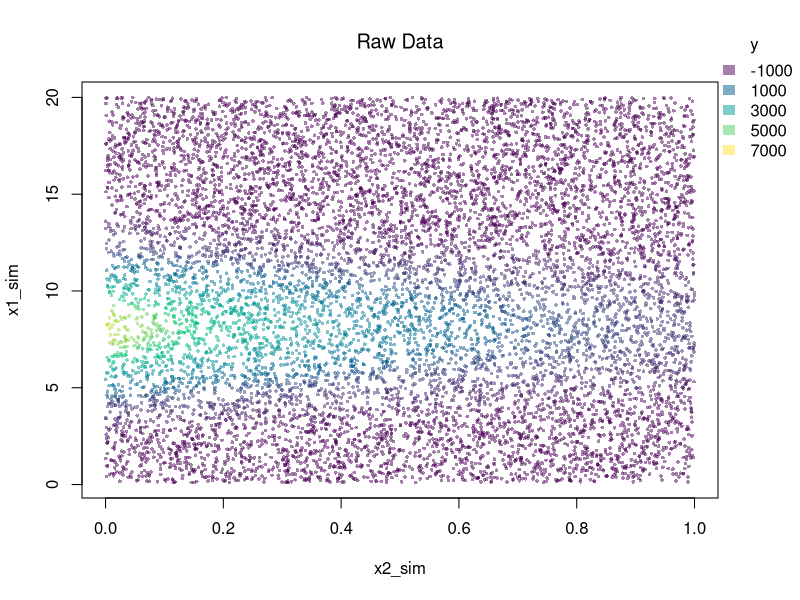
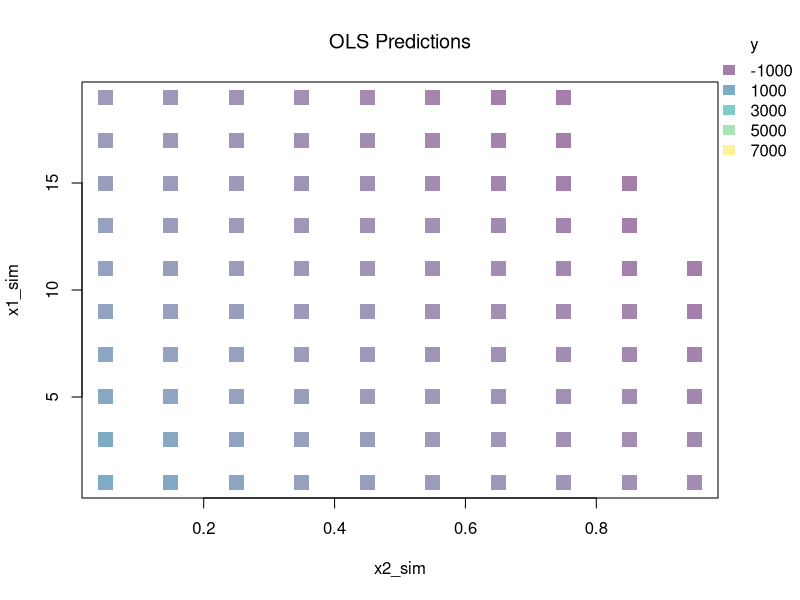
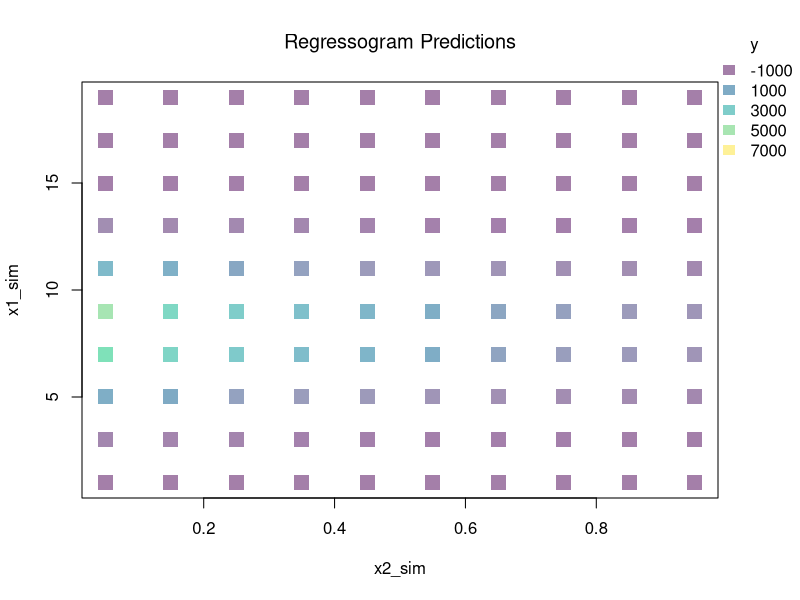
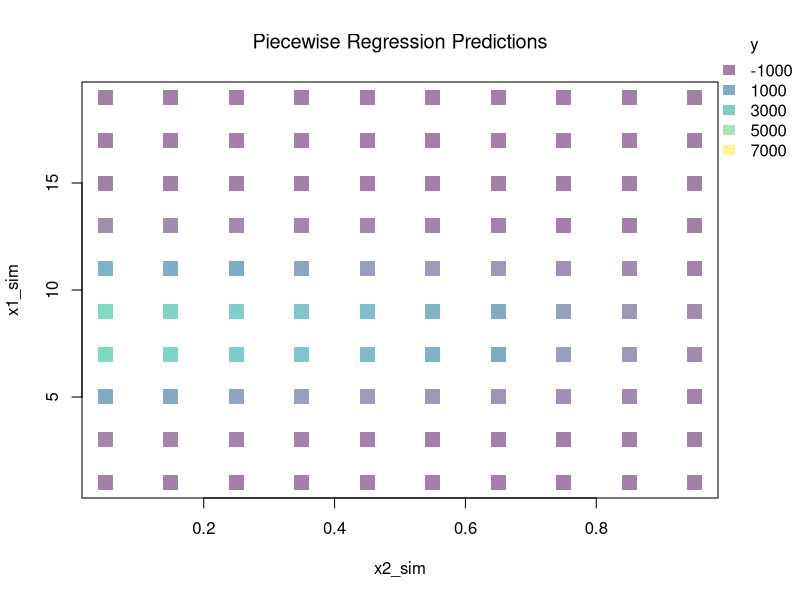

Write the R code that produced these figures, in order. (Note: this script raises an error after producing the figures.)
## ---- chunk 1
# Hidden seed so every render draws the same random numbers
set.seed(1)
## ---- chunk 2
## Simulate data: y_sim is a nonlinear function of x1_sim and x2_sim plus noise.
N <- 10000
e <- rnorm(N)
x1_sim <- seq(.1, 20, length.out=N)
x2_sim <- runif(N, 0, 1)
y_sim  <- 3*exp(-2*x2_sim + 1.5*x1_sim - .1*x1_sim^2)*x1_sim + e
xy_sim <- data.frame(x1_sim, x2_sim, y_sim)

## Create color palette (reused in later examples)
col_scale <- seq(min(y_sim)*1.1, max(y_sim)*1.1, length.out=401)
ycol_pal <- hcl.colors(length(col_scale), alpha=.5)
names(ycol_pal) <- sort(col_scale)

## Add legend (reused in later examples)
add_legend <- function(col_scale,
    yl=11,
    colfun=function(x){ hcl.colors(x, alpha=.5) },
    ...) {
  opar <- par(fig=c(0, 1, 0, 1), oma=c(0, 0, 0, 0), 
              mar=c(0, 0, 0, 0), new=TRUE)
  on.exit(par(opar))
  bin_mids <- hist(col_scale, plot=FALSE, breaks=yl-1)$mids
  plot(0, 0, type='n', bty='n', xaxt='n', yaxt='n')
  legend(...,
    legend=bin_mids,
    fill=colfun(length(bin_mids)),
    border=NA,
    bty='n')
}


## Plot Data
par(oma=c(0, 0, 0, 2))
plot(x1_sim ~ x2_sim, xy_sim,
    col=ycol_pal[cut(y_sim, col_scale)],
    pch=16, cex=.5,
    main=NA)
title('Raw Data', font.main=1)
add_legend(x='topright', col_scale=col_scale,
    yl=6, inset=c(0, .05), title='y')
## ---- chunk 3
## OLS (without interaction; the additive baseline)
reg <- lm(y_sim ~ x1_sim+x2_sim, data=xy_sim)

## Grid Points for Prediction
# X1 bins
l1 <- 11
bks1 <- seq(0, 20, length.out=l1)
h1 <- diff(bks1)[1]/2
mids1 <- bks1[-1]-h1
# X2 bins
l2 <- 11
bks2 <- seq(0, 1, length.out=l2)
h2 <- diff(bks2)[1]/2
mids2 <- bks2[-1]-h2
# Grid
pred_x <- expand.grid(x1_sim=mids1, x2_sim=mids2)

## OLS Predictions
pred_ols <- predict(reg, newdata=pred_x)
pred_df_ols  <- cbind(pred_ols, pred_x)

## Plot Predictions
par(oma=c(0, 0, 0, 2))
plot(x1_sim ~ x2_sim, pred_df_ols,
    col=ycol_pal[cut(pred_ols, col_scale)],
    pch=15, cex=2,
    main=NA)
title('OLS Predictions', font.main=1)
add_legend(x='topright', col_scale=col_scale,
    yl=6, inset=c(0, .05), title='y')
## ---- chunk 4
##################
# Multivariate Regressogram
##################

## Cut each variable into bins, then interact them: each (x1c_sim, x2c_sim) cell
## gets its own mean. With the `*` interaction the model is fully saturated.
xy_sim$x1c_sim <- cut(xy_sim$x1_sim, bks1)
xy_sim$x2c_sim <- cut(xy_sim$x2_sim, bks2)

## Regressogram (interacted bins -> one mean per (x1c_sim, x2c_sim) cell)
reg <- lm(y_sim ~ x1c_sim*x2c_sim, data=xy_sim)

## Predicted Values
## For Points in Middle of Each Bin
pred_df_rgrm <- expand.grid(
    x1c_sim=levels(xy_sim$x1c_sim),
    x2c_sim=levels(xy_sim$x2c_sim))
pred_df_rgrm$y_fit <- predict(reg, newdata=pred_df_rgrm)
pred_df_rgrm <- cbind(pred_df_rgrm, pred_x)

## Plot Predictions
par(oma=c(0, 0, 0, 2))
plot(x1_sim ~ x2_sim, pred_df_rgrm,
    col=ycol_pal[cut(pred_df_rgrm$y_fit, col_scale)],
    pch=15, cex=2,
    main=NA)
title('Regressogram Predictions', font.main=1)
add_legend(x='topright', col_scale=col_scale,
    yl=6, inset=c(0, .05), title='y')
## ---- chunk 5
xy0_hat <- data.frame(
    y_hat  = c(2, 4, 5, 9, 8, 12),
    x1_hat = c('low', 'low', 'low', 'high', 'high', 'high'),
    x2_hat = c('low', 'low', 'high', 'low', 'high', 'high'))

# Regressogram prediction = mean of y_hat within each (x1_hat, x2_hat) cell
aggregate(y_hat ~ x1_hat + x2_hat, data=xy0_hat, FUN=mean)
## ---- chunk 6
##################
# Multivariate Piecewise Regression
##################

## Bin x1_sim, then fit a linear model of y_sim on (x1_sim, x2_sim) within each bin
xy_sim$x1c_sim <- cut(xy_sim$x1_sim, bks1)
preg <- lm(y_sim ~ x1c_sim/(x1_sim + x2_sim), data=xy_sim)

## Predicted Values
## For the same grid of points used above
pred_df_preg <- pred_x
pred_df_preg$x1c_sim <- cut(pred_df_preg$x1_sim, bks1)
pred_df_preg$y_fit <- predict(preg, newdata=pred_df_preg)

## Plot Predictions
par(oma=c(0, 0, 0, 2))
plot(x1_sim ~ x2_sim, pred_df_preg,
    col=ycol_pal[cut(pred_df_preg$y_fit, col_scale)],
    pch=15, cex=2,
    main=NA)
title('Piecewise Regression Predictions', font.main=1)
add_legend(x='topright', col_scale=col_scale,
    yl=6, inset=c(0, .05), title='y')
## ---- chunk 7
data(Wages1, package='Ecdat')
xy2_hat <- Wages1[, c('school', 'wage')]
colnames(xy2_hat) <- c('x_hat', 'y_hat') # x_hat=years of schooling, y_hat=hourly wage
reg <- lm(y_hat ~ x_hat, data=xy2_hat)

# F-test for a break at school = 12
reg2 <- lm(y_hat ~ x_hat*I(x_hat>12), data=xy2_hat)
anova(reg, reg2)

# Chow test for the same break
data_splits <- split(xy2_hat, xy2_hat$x_hat <= 12)
resids <- sapply(data_splits, function(xy2_sub){
    reg_sub <- lm(y_hat ~ x_hat, data=xy2_sub)
    sum(resid(reg_sub)^2)
})
Ns <- sapply(data_splits, function(xy2_sub){ nrow(xy2_sub) })

# Chow F-statistic: does splitting the sample reduce RSS enough?
Rt <- (sum(resid(reg)^2) - sum(resids))/sum(resids)
Rb <- (sum(Ns) - 2*reg$rank)/reg$rank
Ft <- Rt*Rb
pf(Ft, reg$rank, sum(Ns)-2*reg$rank, lower.tail=FALSE)

# See also
# strucchange::sctest(y_hat ~ x_hat, data=xy2_hat, type='Chow', point=.5)
# segmented::segmented(reg)
## ---- chunk 8
## 5-fold cross-validation for the number of x1_sim bins
set.seed(1)
n_folds <- 5
fold_id <- sample(rep(1:n_folds, length.out=nrow(xy_sim)))
bin_counts <- c(2, 6, 10, 14, 18, 22)

## Noisier copy of the data, so that too many bins overfit
xy_cv_sim <- xy_sim
xy_cv_sim$y_sim <- xy_sim$y_sim + rnorm(nrow(xy_sim), sd=2500)

cv_mse <- sapply(bin_counts, function(L){
    bks <- seq(0, 20, length.out=L+1)
    fold_mse <- sapply(1:n_folds, function(k){
        xy_train_sim <- xy_cv_sim[fold_id != k, ]
        xy_test_sim  <- xy_cv_sim[fold_id == k, ]
        xy_train_sim$x1c_sim <- cut(xy_train_sim$x1_sim, bks)
        xy_test_sim$x1c_sim  <- cut(xy_test_sim$x1_sim, bks)
        reg_k <- lm(y_sim ~ x1c_sim/(x1_sim + x2_sim), data=xy_train_sim)
        pred_k <- predict(reg_k, newdata=xy_test_sim)
        mean((xy_test_sim$y_sim - pred_k)^2, na.rm=TRUE)
    })
    mean(fold_mse)
})

## Plot CV error against model complexity
plot(bin_counts, cv_mse, type='o', pch=16,
    xlab='Number of x1 bins', ylab='5-fold CV mean squared error',
    main=NA)
L_star <- bin_counts[which.min(cv_mse)]
abline(v=L_star, col=rgb(1, 0, 0, .8), lwd=2)
title(paste0('CV-optimal: ', L_star, ' bins'), font.main=1)
## ---- chunk 9
##################
# Method 1: finite-difference gradients from the regressogram
##################

## Arrange the regressogram predictions into an x1_sim-by-x2_sim grid
grid_y_fit <- matrix(pred_df_rgrm$y_fit,
    nrow=length(mids1), ncol=length(mids2))

## Centered finite difference at each interior x1_sim bin edge, with d equal to the bin width
## The points x1 - d/2 and x1 + d/2 are the midpoints of the two adjacent bins
d1 <- diff(bks1)[1]
grad_x1 <- apply(grid_y_fit, 2, diff)/d1
x1_edges <- mids1[-1] - d1/2

## Summarize the gradient distribution
par(mfrow=c(1, 2))
hist(grad_x1, breaks=20, border=NA, freq=FALSE,
    main=NA, xlab=expression(hat(b)[1](x)))
title('Distribution of x1-gradients', font.main=1)
plot(rep(x1_edges, ncol(grad_x1)), grad_x1,
    pch=16, col=grey(0, .5),
    xlab=expression(x[1]), ylab=expression(hat(b)[1](x)),
    main=NA)
title('Gradient vs x1', font.main=1)
## ---- chunk 10
##################
# Method 2: slope coefficients from the piecewise regression
##################

## The within-bin slope on x1_sim is itself a gradient estimate
coef_preg <- coef(preg)
slope_x1 <- coef_preg[grep(':x1_sim$', names(coef_preg))]

## Mean and standard deviation of the x1_sim-gradient
c(mean=mean(slope_x1, na.rm=TRUE), sd=sd(slope_x1, na.rm=TRUE))
